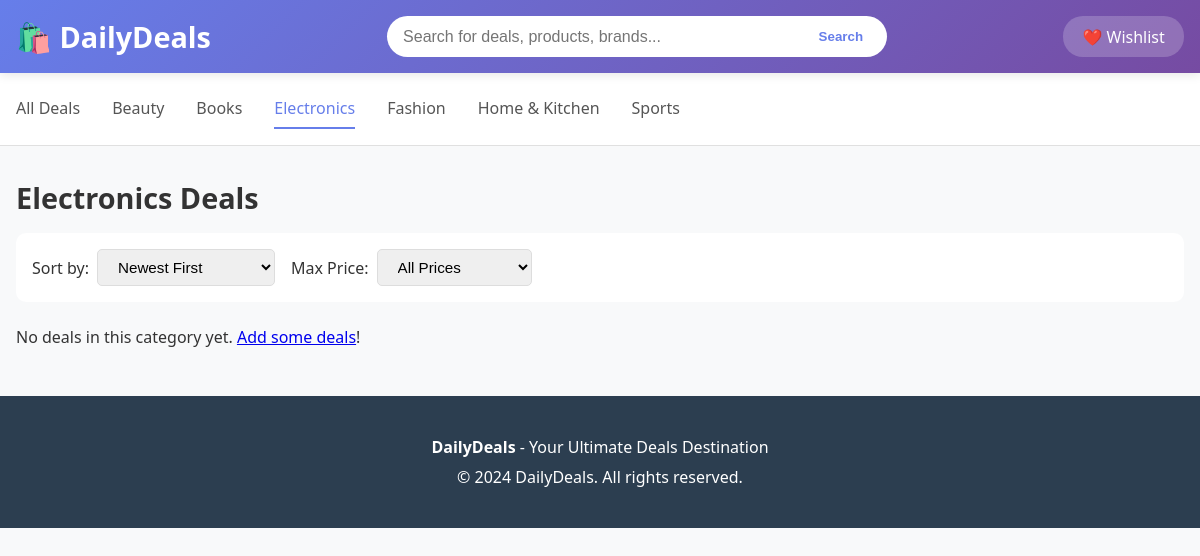
Page /category/electronics on the committed database.
### tables this page shows
CREATE TABLE categories (
            id INTEGER PRIMARY KEY AUTOINCREMENT,
            name TEXT NOT NULL UNIQUE,
            slug TEXT NOT NULL UNIQUE,
            description TEXT,
            created_at TIMESTAMP DEFAULT CURRENT_TIMESTAMP
        );

### app.py (the view)
@app.route('/category/<slug>')
def category_page(slug):
    con = get_db()
    con.row_factory = sqlite3.Row
    cat = con.execute("SELECT id, name, slug FROM categories WHERE slug = ?", (slug,)).fetchone()
    if not cat:
        con.close()
        abort(404)
    search = request.args.get('search', '').strip()
    sort_by = request.args.get('sort_by', 'newest')
    max_price = request.args.get('max_price', '')
    base_query = """
        SELECT d.*, c.name AS category_name, c.slug AS category_slug
        FROM deals d
        LEFT JOIN categories c ON c.id = d.category_id
        WHERE d.category_id = ?
    """
    where_conditions = ["d.category_id = ?"]
    params = [cat['id']]
    if search:
        where_conditions.append("d.title LIKE ?")
        params.append(f"%{search}%")
    if max_price and max_price.isdigit():
        where_conditions.append("d.price <= ?")
        params.append(float(max_price))
    order_by = "ORDER BY "
    if sort_by == 'discount':
        order_by += "d.discount DESC NULLS LAST, d.created_at DESC"
    elif sort_by == 'price-low':
        order_by += "d.price ASC, d.created_at DESC"
    elif sort_by == 'price-high':
        order_by += "d.price DESC, d.created_at DESC"
    else:  # newest
        order_by += "d.created_at DESC, d.id DESC"
    if len(where_conditions) > 1:
        query = base_query + " AND " + " AND ".join(where_conditions[1:]) + " " + order_by
    else:
        query = base_query + " " + order_by
    cur = con.execute(query, params)
    deals = cur.fetchall()
    cats = con.execute("SELECT id, name, slug FROM categories ORDER BY name ASC").fetchall()
    con.close()
    return render_template('category.html', deals=deals, category=cat, categories=cats,
                         search=search, sort_by=sort_by, max_price=max_price)

### app.py (called while the page is built, shortened)
def get_db():
    global _db_initialized
    return sqlite3.connect(app.config['DATABASE'])

### templates/category.html (shortened to what this page needs)
<!DOCTYPE html>
<html lang="en">
<head>
    <link rel="stylesheet" href="{{ url_for('static', filename='uploads/deals.css') }}">
</head>
<body>
    <header>
        <div class="container">
            <nav>
                <div class="logo">🛍️ DailyDeals</div>
                <div class="search-bar">
                    <input type="text" id="searchInput" placeholder="Search for deals, products, brands..." value="{{ search or '' }}">
                    <button onclick="searchDeals()">Search</button>
                </div>
                <div class="nav-actions">
                    <div class="nav-btn" onclick="alert('Wishlist feature coming soon!')">❤️ Wishlist</div>
                </div>
            </nav>
        </div>
    </header>
    <div class="categories-bar">
        <div class="container">
            <ul class="categories" id="categories">
                <li class="category-item" onclick="filterByCategory('all')">All Deals</li>
                {% for cat in categories %}
                <li class="category-item {% if cat[2] == category[2] %}active{% endif %}" onclick="filterByCategory('{{ cat[2] }}')">{{ cat[1] }}</li>
                {% endfor %}
            </ul>
        </div>
    </div>
    <div class="container">
        <h2 class="section-title">{{ category[1] }} Deals</h2>
        <div class="filter-bar">
            <div class="filter-item">
                <label>Sort by:</label>
                <select onchange="sortDeals(this.value)">
                    <option value="newest" {% if sort_by == 'newest' %}selected{% endif %}>Newest First</option>
                </select>
            </div>
            <div class="filter-item">
                <label>Max Price:</label>
                <select onchange="filterByPrice(this.value)">
                    <option value="all" {% if not max_price %}selected{% endif %}>All Prices</option>
                </select>
            </div>
        </div>
        <div class="deals-grid" id="dealsGrid">
            {% for deal in deals %}
            <div class="deal-card" data-category="{{ deal[8] or 'electronics' }}">
                <img src="{% if deal[6] %}{{ url_for('static', filename='uploads/' + deal[6]) }}{% else %}https://images.unsplash.com/photo-1505740420928-5e560c06d30e?w=400{% endif %}" alt="{{ deal[1] }}" class="deal-image">
                <div class="deal-content">
                    <div class="deal-title">{{ deal[1] }}</div>
                    <div class="deal-meta">
                        <div class="deal-price">
                            <span class="price-now">₹{{ "%.0f"|format(deal[3]) }}</span>
                            {% if deal[4] and deal[4] > deal[3] %}
                            <span class="price-was">₹{{ "%.0f"|format(deal[4]) }}</span>
                            {% endif %}
                        </div>
                        {% if deal[5] %}
                        <span class="discount-badge">{{ deal[5] }}% OFF</span>
                        {% endif %}
                    </div>
                    <div class="deal-footer">
                        <span class="category-tag">{{ deal[8] or 'Uncategorized' }}</span>
                        <button class="wishlist-btn" onclick="toggleWishlist({{ deal[0] }}, event)">🤍</button>
                    </div>
                    <button class="btn-buy" onclick="trackClick({{ deal[0] }}, '{{ deal[2]|e }}', event)">Buy Now</button>
                </div>
            </div>
            {% else %}
            <p>No deals in this category yet. <a href="/admin">Add some deals</a>!</p>
            {% endfor %}
        </div>
    </div>
    <footer>
        <div class="container">
            <p><strong>DailyDeals</strong> - Your Ultimate Deals Destination</p>
            <p>© 2024 DailyDeals. All rights reserved.</p>
        </div>
    </footer>
</body>
</html>

### static/uploads/deals.css (style rules this page uses)
* { margin: 0; padding: 0; box-sizing: border-box; }
body { font-family: 'Segoe UI', Tahoma, Geneva, Verdana, sans-serif; background: #f8f9fa; color: #333; }
header { background: linear-gradient(135deg, #667eea 0%, #764ba2 100%); color: white; padding: 1rem 0; box-shadow: 0 2px 10px rgba(0,0,0,0.1); position: sticky; top: 0; z-index: 100; }
.container { max-width: 1200px; margin: 0 auto; padding: 0 1rem; }
nav { display: flex; justify-content: space-between; align-items: center; flex-wrap: wrap; gap: 1rem; }
.logo { font-size: 1.8rem; font-weight: bold; cursor: pointer; }
.search-bar { flex: 1; max-width: 500px; display: flex; }
.search-bar input { flex: 1; padding: 0.7rem 1rem; border: none; border-radius: 25px 0 0 25px; font-size: 1rem; }
.search-bar button { padding: 0.7rem 1.5rem; background: #fff; color: #667eea; border: none; border-radius: 0 25px 25px 0; cursor: pointer; font-weight: 600; transition: all 0.3s; }
.nav-actions { display: flex; gap: 1rem; align-items: center; }
.nav-btn { background: rgba(255,255,255,0.2); padding: 0.6rem 1.2rem; border-radius: 20px; cursor: pointer; transition: all 0.3s; }
.categories-bar { background: white; padding: 1rem 0; border-bottom: 1px solid #e0e0e0; overflow-x: auto; }
.categories { display: flex; gap: 2rem; list-style: none; }
.category-item { white-space: nowrap; cursor: pointer; font-weight: 500; color: #555; transition: color 0.3s; padding: 0.5rem 0; }
.category-item:hover, .category-item.active { color: #667eea; border-bottom: 2px solid #667eea; }
.section-title { font-size: 1.8rem; margin: 2rem 0 1rem; display: flex; align-items: center; gap: 0.5rem; }
.deals-grid { display: grid; grid-template-columns: repeat(auto-fill, minmax(280px, 1fr)); gap: 1.5rem; margin-bottom: 3rem; }
footer { background: #2c3e50; color: white; padding: 2rem 0; margin-top: 3rem; text-align: center; }
footer p { margin: 0.5rem 0; }
.filter-bar { background: white; padding: 1rem; border-radius: 10px; margin-bottom: 1.5rem; display: flex; gap: 1rem; flex-wrap: wrap; align-items: center; }
.filter-item { display: flex; gap: 0.5rem; align-items: center; }
.filter-item select { padding: 0.5rem 1rem; border: 1px solid #ddd; border-radius: 5px; font-size: 0.95rem; }

### rows in the picture
categories: name "Beauty"
categories: name "Books"
categories: name "Electronics"
categories: name "Fashion"
categories: name "Home & Kitchen"
categories: name "Sports"
